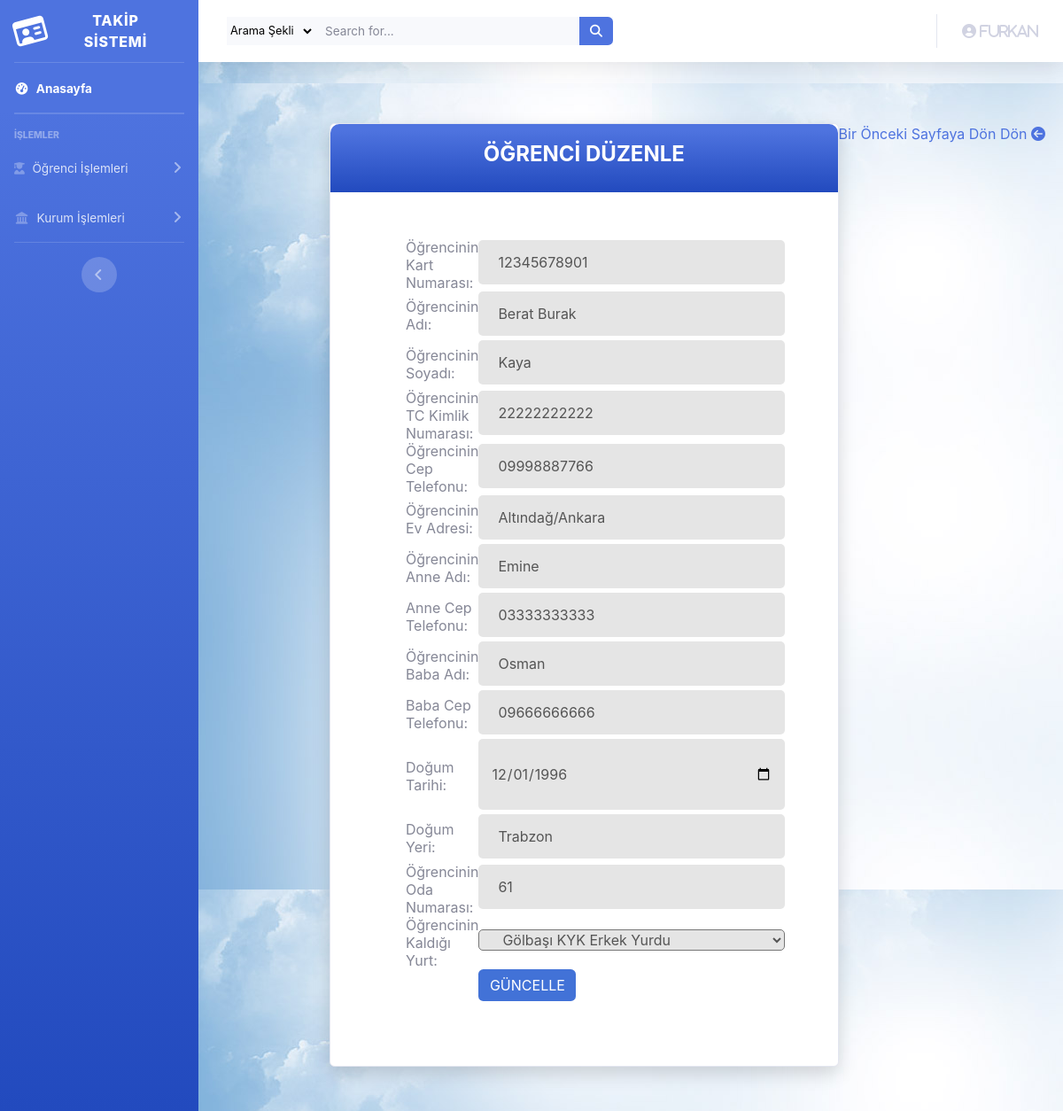
/düzenleOgrenciKullanici.php?kartId=12345678901 (signed in), run on the app's committed database.
### tables this page shows
CREATE TABLE `students1` (
  `kartId` char(11) NOT NULL,
  `TCKimlikNo` char(11) NOT NULL,
  `Ad` varchar(50) NOT NULL,
  `Soyad` varchar(50) NOT NULL,
  `ogrTel` char(11) NOT NULL,
  `dogumTarihi` date NOT NULL,
  `dogumYeri` varchar(50) NOT NULL,
  `anneAd` varchar(50) NOT NULL,
  `anneTel` char(11) NOT NULL,
  `babaAd` varchar(50) NOT NULL,
  `babaTel` char(11) NOT NULL,
  `evAdresi` text NOT NULL,
  `odaNo` int(11) NOT NULL,
  `kurumId` int(11) NOT NULL
);

CREATE TABLE `institutions` (
  `kurumId` int(11) NOT NULL,
  `kurumAdı` varchar(100) NOT NULL,
  `kurumAdresi` text NOT NULL,
  `kurumİli` varchar(50) NOT NULL
);

### düzenleOgrenciKullanici.php (the view, shortened to what this page needs)
<?php
include("layoutKullanici.php");
$id = $_GET['kartId'];
$query = mysqli_query($con, "select * from students1 where kartId = '$id'");
$ogr = mysqli_fetch_assoc($query);
$sor=mysqli_query($con,"select * from institutions where kurumId='".$ogr['kurumId']."'");
$kur=mysqli_fetch_array($sor);
?>
<div class="page-wrapper  p-t-45 p-b-50">
<div style="padding-right: 20px;float:right"><a href="ogrenciDetailKullaniciTüm.php">Bir Önceki Sayfaya Dön Dön <i class="fas fa-arrow-circle-left"></i></a></div>
    <div class="wrapper wrapper--w680">
        <div class="card card-5">
            <div class="card-heading bg-gradient-primary">
                <h2 class="title">ÖĞRENCİ DÜZENLE</h2>
            </div>
            <div class="card-body">
                <form method="POST" action="ogrenciDüzenleKullanici1.php">
                    <table>
                        <tr>
                            <td>
                                Öğrencinin Kart Numarası:
                            </td>
                            <td>
                                <?php
                                echo ' <input class="input--style-5" type="text" name="kart" placeholder="Kart Numarasını Giriniz" value="' . $ogr['kartId'] . '" required />';
                                ?>
                            </td>
                        </tr>
                        <tr>
                            <td>
                                Öğrencinin Adı:
                            </td>
                            <td>
                                <?php
                                echo ' <input class="input--style-5" type="text" name="adi" placeholder="Öğrencinin Adı" value="' . $ogr['Ad'] . '" required  />';
                                ?>
                            </td>
                        </tr>
                        <tr>
                            <td>
                                Öğrencinin Soyadı:
                            </td>
                            <td>
                                <?php
                                echo '<input class="input--style-5" type="text" name="soyadi" placeholder="Öğrencinin Soyadı" value="' . $ogr['Soyad'] . '" required />';
                                ?>
                            </td>
                        </tr>
                        <tr>
                            <td>
                                Öğrencinin TC Kimlik Numarası:
                            </td>
                            <td>
                                <?php
                                echo '<input class="input--style-5" type="text" name="tcKimlik" placeholder="Öğrencinin TC Kimlik No" value="' . $ogr['TCKimlikNo'] . '" required />';
                                ?>
                            </td>
                        </tr>
                        <tr>
                            <td>
                                Öğrencinin Cep Telefonu:
                            </td>
                            <td>
                                <?php
                                echo '<input class="input--style-5" type="text" name="telefon" placeholder="Öğrencinin Cep Telefonu" value="' . $ogr['ogrTel'] . '" required/>';
                                ?>
                            </td>
                        </tr>
                        <tr>
                            <td>
                                Öğrencinin Ev Adresi:
                            </td>
                            <td>
                                <?php
                                echo '<input class="input--style-5" name="adres" placeholder="Ev Adresi" value="' . $ogr['evAdresi'] . '" required></input>';
                                ?>
                            </td>
                        </tr>
                        <tr>
                            <td>
                                Öğrencinin Anne Adı:
                            </td>
                            <td>
                                <?php
                                echo ' <input class="input--style-5" type="text" name="anneAdi" placeholder="Anne Adı" value="' . $ogr['anneAd'] . '" required >';
                                ?>
                            </td>
                        </tr>
                        <tr>
                            <td>
                                Anne Cep Telefonu:
                            </td>
                            <td>
                                <?php
                                echo '<input class="input--style-5" type="text" name="anneCep" placeholder="Anne Cep No" value="' . $ogr['anneTel'] . '" required>';
                                ?>
                            </td>
                        </tr>
                        <tr>
                            <td>
                                Öğrencinin Baba Adı:
                            </td>
                            <td>
                                <?php
                                echo '<input class="input--style-5" type="text" name="babaAdi" placeholder="Baba Adı" value="' . $ogr['babaAd'] . '" required >';
                                ?>
                            </td>
                        </tr>
                        <tr>
                            <td>
                                Baba Cep Telefonu:
                            </td>
                            <td>
                                <?php
                                echo '<input class="input--style-5" type="text" name="babaCep" placeholder="Baba Cep No" value="' . $ogr['babaTel'] . '" required>';
                                ?>
                            </td>
                        </tr>
                        <tr>
                            <td>
                                Doğum Tarihi:
                            </td>
                            <td>
                                <?php
                                echo '<input class="input--style-5" type="date" name="dogumTarihi" placeholder="Doğum Tarihini Giriniz" value="' . $ogr['dogumTarihi'] . '" required >';
                                ?>
                            </td>
                        </tr>
                        <tr>
                            <td>
                                Doğum Yeri:
                            </td>
                            <td>
                                <?php
                                echo '<input class="input--style-5" type="text" name="dogumYeri" placeholder="Doğum Yerini Giriniz" value="' . $ogr['dogumYeri'] . '" required >';
                                ?>
                            </td>
                        </tr>
                        <tr>
                            <td>
                                Öğrencinin Oda Numarası:
                            </td>
                            <td>
                                <?php
                                echo ' <input class="input--style-5" type="text" name="odaNo" placeholder="Öğrencinin Oda Numarası" value="' . $ogr['odaNo'] . '"required>';
                                ?>
                            </td>
                        </tr>
                        <tr>
                            <td>
                                Öğrencinin Kaldığı Yurt:
                            </td>
                            <td>
                                <?php
                                echo '<select class=input--style-5 name="yurt" >
                                <option value=' . $kur['kurumId'] . ' >' . $kur['kurumAdı'] . '</option>';
                                echo '</select>';
                                ?>
                            </td>
                        </tr>
                        <tr>
                            <td></td>
                            <td>
                                <input class="btn btn--radius-2 btn--blue" type="submit" name="Güncelle" value="Güncelle" style="width:110px">
                            </td>
                        </tr>
                    </table>
                </form>
            </div>
        </div>
    </div>
</div>
</div>
<?php
include("layoutFooterKullanici.php")
?>

### layoutKullanici.php (shortened to what this page needs)
<html lang="en">
<?php
include("db.php");
?>
<head>
  <link href="vendor/fontawesome-free/css/all.min.css" rel="stylesheet" type="text/css">
  <link href="css/sb-admin-2.min.css" rel="stylesheet">
  <link rel="stylesheet" type="text/css" href="fonts/Linearicons-Free-v1.0.0/icon-font.min.css">
  <link href="css/ekle.css" rel="stylesheet" media="all">
     <link href="vendor/ekle/mdi-font/css/material-design-iconic-font.min.css" rel="stylesheet" media="all">
    <link href="vendor/ekle/font-awesome-4.7/css/font-awesome.min.css" rel="stylesheet" media="all">
    <link href="vendor/ekle/select2/select2.min.css" rel="stylesheet" media="all">
    <link href="vendor/ekle/datepicker/daterangepicker.css" rel="stylesheet" media="all">
</head>
<body id="page-top">
    <div id="wrapper">
        <ul class="navbar-nav bg-gradient-primary sidebar sidebar-dark accordion" id="accordionSidebar">
            <a class="sidebar-brand d-flex align-items-center justify-content-center" href="anasayfaKullanici.php">
                <div class="sidebar-brand-icon rotate-n-15">
                    <i class="far fa-id-card"></i>
                </div>
                <div class="sidebar-brand-text mx-3">TAKİP SİSTEMİ
                </div>
            </a>
            <hr class="sidebar-divider my-0">
      <li class="nav-item active">
        <a class="nav-link" href="anasayfaKullanici.php">
          <i class="fas fa-fw fa-tachometer-alt"></i>
          <span>Anasayfa</span></a>
      </li>
            <hr class="sidebar-divider my-0">
            <hr class="sidebar-divider">
            <div class="sidebar-heading">
                İşlemler
            </div>
            <li class="nav-item">
                <a class="nav-link collapsed" href="#" data-toggle="collapse" data-target="#collapseTwo" aria-expanded="true" aria-controls="collapseTwo">
                    <i class="fas fa-user-graduate"></i>
                    <span>Öğrenci İşlemleri</span>
                </a>
            </li>
            <li class="nav-item">
                <a class="nav-link collapsed" href="#" data-toggle="collapse" data-target="#collapsePages" aria-expanded="true" aria-controls="collapsePages">
                    <i class="fas fa-fw fa-landmark"></i>
                    <span>Kurum İşlemleri</span>
                </a>
            </li>
            <hr class="sidebar-divider d-none d-md-block">
            <div class="text-center d-none d-md-inline">
                <button class="rounded-circle border-0" id="sidebarToggle"></button>
            </div>
        </ul>
        <div id="content-wrapper" class="d-flex flex-column">
            <div id="content">
                <nav class="navbar navbar-expand navbar-light bg-white topbar mb-4 static-top shadow">
                    <form class="d-none d-sm-inline-block form-inline mr-auto ml-md-3 my-2 my-md-0 mw-100 navbar-search" method="POST" action="anasayfaKullanici.php">
                        <div class="input-group bg-light border-0 small">
                            <select name="islem" class="bg-light border-0 medium">
                                <option value="0">Arama Şekli</option>
                                <input type="text" class="form-control bg-light border-0 small" placeholder="Search for..." aria-label="Search" aria-describedby="basic-addon2" name="search" style="width: 300px">
                                <div class="input-group-append">
                                    <button class="btn btn-primary" type="submit" name="gönder">
                                        <i class="fas fa-search fa-sm"></i>
                                    </button>
                                </div>
                        </div>
                    </form>
                    <ul class="navbar-nav ml-auto">
                        <li class="nav-item dropdown no-arrow">
                            <a class="nav-link dropdown-toggle" href="#" id="userDropdown" role="button" data-toggle="dropdown" aria-haspopup="true" aria-expanded="false">
                                <i class="fas fa-user-circle fa-user-cog">
                                    <?php
                                    $index2id = $_SESSION['kullaniciId'];
                                        mysqli_set_charset($con, "utf8");
                                        $sorgu = mysqli_query($con, "Select * from admins where id='$index2id'");
                                        $str = mysqli_fetch_array($sorgu);
                                        if ($str != null)
                                            echo $str['Ad'];
                                    ?>
                                </i>
                            </a>
                        </li>
                    </ul>
                </nav>

### css/ekle.css (style rules this page uses)
html { -webkit-box-sizing: border-box; -moz-box-sizing: border-box; box-sizing: border-box; }
* { padding: 0; margin: 0; }
*, *:before, *:after { -webkit-box-sizing: inherit; -moz-box-sizing: inherit; box-sizing: inherit; }
body, h1, h2, h3, h4, h5, h6, blockquote, p, pre, dl, dd, ol, ul, figure, hr, fieldset, legend { margin: 0; padding: 0; }
button { outline: none; background: none; border: none; }
.page-wrapper { min-height: 100vh; background-image: url('../images/adminArkaPlan.jpg'); }
body { font-family: "Open Sans", "Arial", "Helvetica Neue", sans-serif; font-weight: 400; font-size: 14px; }
h1, h2, h3, h4, h5, h6 { font-weight: 400; }
h2 { font-size: 30px; }
.p-t-45 { padding-top: 45px; }
.p-b-50 { padding-bottom: 50px; }
.wrapper { margin: 0 auto; }
.wrapper--w680 { max-width: 680px; }
.btn { display: inline-block; line-height: 50px; -webkit-transition: all 0.4s ease; -o-transition: all 0.4s ease; -moz-transition: all 0.4s ease; transition: all 0.4s ease; cursor: pointer; font-size: 15px; text-transform: uppercase; font-weight: 700; color: #fff; font-family: inherit; }
.btn--radius-2 { -webkit-border-radius: 5px; -moz-border-radius: 5px; border-radius: 5px; }
.btn--blue { background: #4272d7; }
input[type="date" i] { padding: 14px; }
input { outline: none; margin: 0; border: none; -webkit-box-shadow: none; -moz-box-shadow: none; box-shadow: none; width: 100%; font-size: 14px; font-family: inherit; }
.input--style-5 { background: #e5e5e5; line-height: 50px; -webkit-border-radius: 5px; -moz-border-radius: 5px; border-radius: 5px; padding: 0 22px; font-size: 16px; color: #555; margin-bottom: 5px; }
.input-group { position: relative; margin: 0; }
.title { font-size: 24px; font-weight: 700; text-align: center; color: #fff; }
.card { -webkit-border-radius: 3px; -moz-border-radius: 3px; border-radius: 3px; background: #fff; }
.card-5 { background: #fff; -webkit-border-radius: 10px; -moz-border-radius: 10px; border-radius: 10px; -webkit-box-shadow: 0px 8px 20px 0px rgba(0, 0, 0, 0.15); -moz-box-shadow: 0px 8px 20px 0px rgba(0, 0, 0, 0.15); box-shadow: 0px 8px 20px 0px rgba(0, 0, 0, 0.15); }
.card-5 .card-heading { padding: 20px 0; -webkit-border-top-left-radius: 10px; -moz-border-radius-topleft: 10px; border-top-left-radius: 10px; -webkit-border-top-right-radius: 10px; -moz-border-radius-topright: 10px; border-top-right-radius: 10px; }
.card-5 .card-body { padding: 52px 85px; padding-bottom: 73px; }

### data on the page
students1: kart "12345678901", adi "Berat Burak", soyadi "Kaya", tcKimlik "22222222222", telefon "09998887766", adres "Altındağ/Ankara", anneAdi "Emine", anneCep "03333333333", babaAdi "Osman", babaCep "09666666666", dogumTarihi "12/01/1996", dogumYeri "Trabzon", odaNo "61"
institutions: yurt "Gölbaşı KYK Erkek Yurdu"

### other printed values
$str['Ad'] "Furkan"
